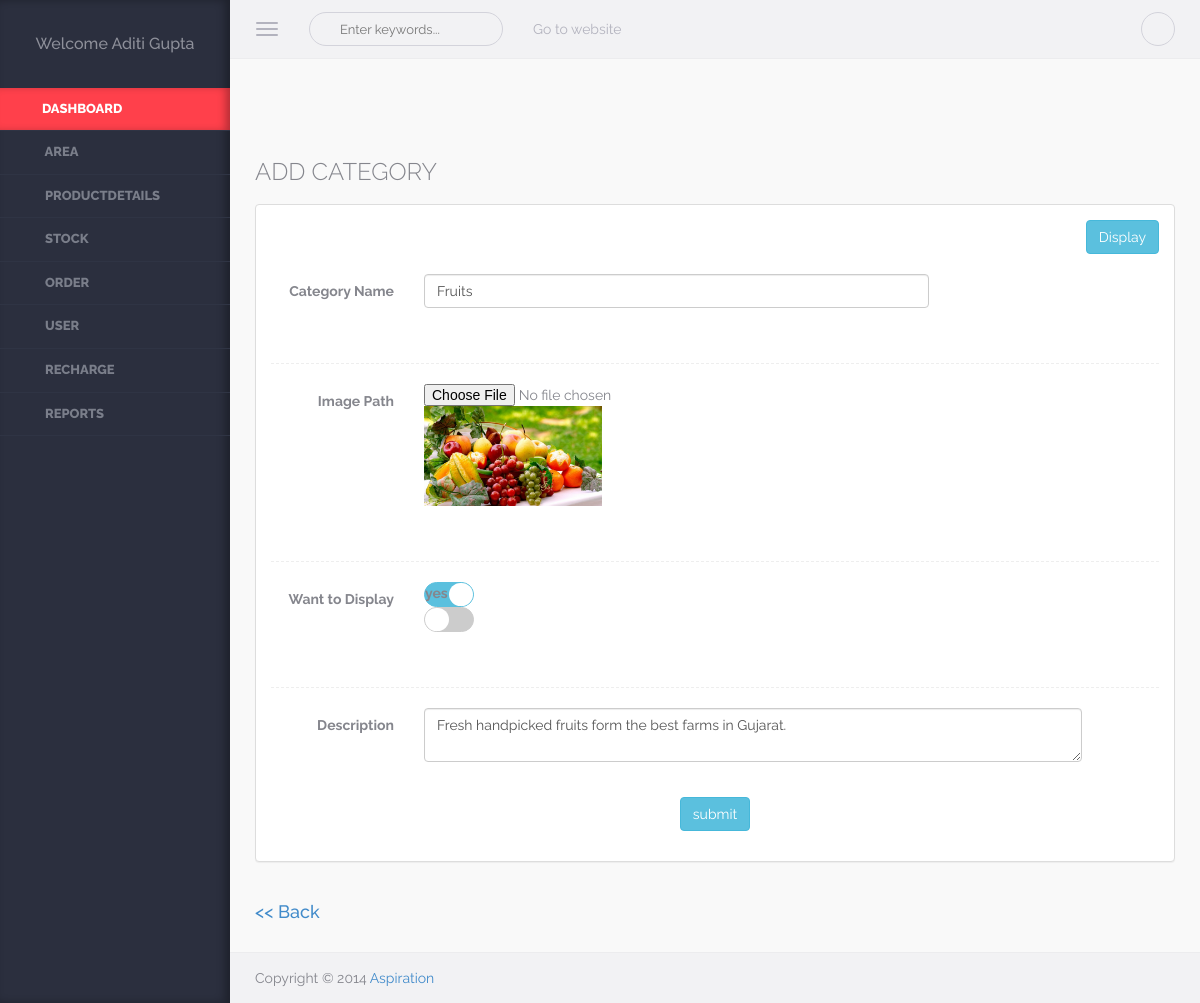
/admin/edit_category.php?Id=2 (signed in), run on the app's committed database.
### tables this page shows
CREATE TABLE `user` (
  `Userid` int(5) NOT NULL,
  `Username` varchar(50) NOT NULL,
  `Password` varchar(8) NOT NULL,
  `Usertypeid` int(5) NOT NULL,
  `Fname` varchar(50) NOT NULL,
  `Lname` varchar(50) NOT NULL,
  `Mobileno` bigint(10) NOT NULL,
  `Address` varchar(100) NOT NULL,
  `Areaid` int(5) NOT NULL,
  `Email` varchar(50) NOT NULL,
  `DOB` date NOT NULL,
  `DOL` datetime NOT NULL,
  `Visitcnt` int(5) NOT NULL,
  `Isauthenticate` bit(1) NOT NULL
);

CREATE TABLE `category` (
  `Categoryid` int(5) NOT NULL,
  `Categoryname` varchar(50) NOT NULL,
  `Imagepath` varchar(50) NOT NULL,
  `Isdisplay` bit(1) NOT NULL,
  `Description` varchar(100) NOT NULL
);

### Class/User.php (called while the page is built, shortened)
<?php
class User
{
	public function display1($uid)
	{
			$conn=new mysqli("localhost","root","","db_alboutveggies");
			$qry="SELECT Fname,Lname,Mobileno,Address,Email FROM User WHERE Userid=".$uid;
			$data=mysqli_query($conn,$qry);
			return $data;
				}
}
?>

### Class/Category.php (called while the page is built, shortened)
<?php
class Category
{
	public function select($rec)
	{
		$conn=new mysqli("localhost","root","","db_alboutveggies");
		$qry="SELECT * FROM `category` WHERE `Categoryid`=".$rec;
		$data=mysqli_query($conn,$qry);
		return $data;
	}
}
?>

### admin/edit_category.php (the view, shortened to what this page needs)
<?php
	include_once("header.php");
?>
<div class="warper container-fluid">
<br><br><br>
<?php
include_once("../class/Category.php");
$obj=new category();
$cid=$img=$isd=$cnm=$des=$chy=$chn="";
$imgs=$imgt=$imgtmp=$a="";
if(isset($_GET["Id"]))
{
	$cid=$_GET["Id"];
	$rec=$obj->select($cid);
	while($result=mysqli_fetch_array($rec))
	{
		$cnm=$result[1];
		$img=$result[2];
		$a=$img;
		$des=$result[4];
	}
}
?>
<div class="page-header"><h3>ADD CATEGORY</h3></div>
	  		<div class="row">
               <div class="col-md-12">
                 	<div class="panel panel-default">
					 <div class="panel-body">
	<form class="form-horizontal" method="post">
	<div align="right">
            <input type="submit" class="btn btn-info" Name="btnDis" value="Display">
	 </div>
	</form>
	   <br>
   	<form class="form-horizontal" method="post" enctype="multipart/form-data">
		 <div class="form-group">
       <label class="col-sm-2 control-label">Category Name</label>
		<div class="col-sm-7">
       <input type="text" class="form-control tagsinput" Name="txtCnm" value="<?php echo $cnm;?>" placeholder="category name" required>
		</div>
         </div>
         <br />
		  <hr class="dotted"></hr>
		 <div class="form-group">
       <label class="col-sm-2 control-label">Image Path</label>
		<div class="col-sm-7">
		<input type="file" Name="txtFile" >
           	<img src="<?php echo $a; ?>" height="100" weight="100" />
		</div>
         </div>
		<br/>
		 <hr class="dotted"></hr>
        <div class="form-group">
		<label class="col-sm-2 control-label">Want to Display</label>
										<div class="col-sm-2">
                                        <div class="switch-button info showcase-switch-button">
                                            <label for="switch-button-6">yes</label>&nbsp;&nbsp;&nbsp;&nbsp;&nbsp;
                                            <label for="switch-button-7">no</label>
                                        </div>
                                     </div>
		</div>
		<br />
		<hr class="dotted"></hr>
		<div class="form-group">
       <label class="col-sm-2 control-label">Description</label>
		<div class="col-lg-9">
       <textarea  class="form-control tagsinput" Name="textDes" required><?php echo $des;?></textarea>
		</div>
         </div>
		<br />
       <div class="form-group">
	   <div align="center">
      <input type="submit" class="btn btn-info" Name="btnSub" value="submit">
	  </div>
	  </div>
			 	</form>
					</div>
					</div>
            </div>
			</div>
<a href='index.php' ><h4>&lt;&lt;&nbsp;Back</h4></a>
</div>
			<?php
	include_once("footer.php");
?>
</body>
</html>

### admin/header.php (shortened to what this page needs)
<!DOCTYPE html>
<html lang="en">
<head>
    <link rel="stylesheet" href="assets/css/plugins/typeahead/typeahead.css" />
    <link rel="stylesheet" href="assets/css/switch-buttons/switch-buttons.css" />
	<link rel="stylesheet" href="assets/css/bootstrap/bootstrap.css" />
    <link rel="stylesheet" href="assets/css/fontawesome/font-awesome.css" />
    <link rel="stylesheet" href="assets/css/plugins/bootstrap-tagsinput/bootstrap-tagsinput.css" />
    <link rel="stylesheet" href="assets/css/plugins/bootstrap-chosen/chosen.css" />
    <link rel="stylesheet" href="assets/css/plugins/bootstrap-datetimepicker/bootstrap-datetimepicker.css" />
    <link rel="stylesheet" href="assets/css/plugins/calendar/calendar.css" />
    <link rel="stylesheet" href="assets/css/app/app.v1.css" />
</head>
<body >
<?php
		include_once("../class/User.php");
	$obj=new User();
	$Uid=$_SESSION["uid"];
$Utid=$_SESSION["utid"];
	$rec=$obj->display1($Uid);
$data="	<aside class='left-panel'>
            <div class='user text-center'>";
	if($result=mysqli_fetch_array($rec))
	{
				$data.="<h4 class='user-name'>Welcome ".$result[0]."&nbsp;".$result[1]."</h4>";
	}
	$data.="</div>
	<nav class='navigation'>
            	<ul class='list-unstyled'>
                	<li class='active'><a href='index.php'><i class='fa fa-bookmark-o'></i><span class='nav-label'>Dashboard</span></a></li>
               ";
    if($Utid==1)
	{
       $data.="
                    <li class='has-submenu'><a href='#'><i class='fa fa-map-marker'></i> <span class='nav-label'>Area</span></a>
                    	<ul class='list-unstyled'>
						<li><a href='edit_area.php'>Add Area</a></li>
                        	<li><a href='display_area.php'>Area</a></li>
							                         </ul>
                    </li>
					<li class='has-submenu'><a href='#'><i class='fa fa-file-text-o'></i> <span class='nav-label'>Productdetails</span></a>
                    	<ul class='list-unstyled'>
						<li><a href='edit_category.php'>Add category</a></li>
						<li><a href='display_category.php'>Category</a></li>
						<li><a href='edit_product.php'>Add product</a></li>
						<li><a href='display_productcategory.php'>Product</a></li>
                            </ul>
					</li>
					<li class='has-submenu'><a href='#'><i class='fa fa-file-text-o'></i> <span class='nav-label'>Stock</span></a>
                    	<ul class='list-unstyled'>
						<li><a href='edit_measuretype.php'>Add Measuretype</a></li>
						<li><a href='display_measuretype.php'>Measuretype</a></li>
						<li><a href='edit_stock.php'>Add Stock</a></li>
						<li><a href='display_stock.php'>Stock</a></li>
						</ul>
					</li>
					<li class='has-submenu'><a href='#'><i class='fa fa-file-text-o'></i> <span class='nav-label'>Order</span></a>
                    	<ul class='list-unstyled'>
						<li><a href='display_order.php'>Order</a></li>
                            <li><a href='display_orderdetail.php'>Orderdetail</a></li>
                            <li><a href='display_orderstatus.php'>Orderstatus</a></li>
<li><a href='todayorderA.php'>Today Order</a></li>
							</ul>
					</li>
					<li class='has-submenu'><a href='display_user.php'><i class='fa fa-users'></i> <span class='nav-label'>User</span></a>
                    						</li>
				<li class='has-submenu'><a href='display_recharge.php'><i class='fa fa-money'></i> <span class='nav-label'>Recharge</span></a>
                    	</li>
					<li class='has-submenu'><a href='report.php'><i class='fa fa-users'></i> <span class='nav-label'>Reports</span></a>
                    						</li>
				";
	}
	else
	{
	$data.="	<li class='has-submenu'><a href='todayorderS.php'><i class='fa fa-child'></i> <span class='nav-label'>Today Order</span></a>
                    						</li>
				<li class='has-submenu'><a href='myorder.php'><i class='fa fa-child'></i> <span class='nav-label'>Past Order</span></a>
                    	</li>";
	}
	 $data.="    </ul>
            </nav>
    </aside>";
	echo $data;
  ?>
    <section class="content">
        <header class="top-head container-fluid">
            <button type="button" class="navbar-toggle pull-left">
                <span class="icon-bar"></span>
                <span class="icon-bar"></span>
                <span class="icon-bar"></span>
            </button>
            <form role="search" class="navbar-left app-search pull-left hidden-xs">
              <input type="text" placeholder="Enter keywords..." class="form-control form-control-circle">
         	</form>
            <nav class=" navbar-default hidden-xs" role="navigation">
                <ul class="nav navbar-nav">
                <li><a href="../website/index.php">Go to website</a></li>
              </ul>
            </nav>
            <ul class="nav-toolbar">
            	                <li class="dropdown"><a href="#" data-toggle="dropdown"><i class="fa fa-ellipsis-v"></i></a>
                </li>
            </ul>
        </header>

### admin/assets/css/switch-buttons/switch-buttons.css (style rules this page uses)
.switch-button { display:inline-block; }
.switch-button label { position:relative; background-color:#CCC; border:1px solid #ccc; vertical-align:middle; width:50px; height:25px; margin:0px; cursor:pointer; -webkit-border-radius: 60px; -moz-border-radius: 60px; -ms-border-radius: 60px; -o-border-radius: 60px; border-radius: 60px; -webkit-transition: all 0.4s; -moz-transition: all 0.4s; -o-transition: all 0.4s; transition: all 0.4s; }
.switch-button label:after { background-color:#fff; height:100%; position:absolute; top:0px; left:0px; width:50%; content:""; -webkit-border-radius: 60px; -moz-border-radius: 60px; -ms-border-radius: 60px; -o-border-radius: 60px; border-radius: 60px; -webkit-transition: all 0.4s; -moz-transition: all 0.4s; -o-transition: all 0.4s; transition: all 0.4s; }
.switch-button input:checked + label { background-color:#27C24C; border-color:#27C24C; }
.switch-button input:checked + label:after { margin-left:50%; -webkit-transition: all 0.4s; -moz-transition: all 0.4s; -o-transition: all 0.4s; transition: all 0.4s; }
.switch-button.info input:checked + label { background-color:#5bc0de; border-color:#5bc0de; }

### admin/assets/css/app/app.v1.css (style rules this page uses)
body { background-color:#f9f9f9; color:#85868d; font-family: 'Raleway', sans-serif; position:relative; }
body, html { overflow-x:hidden; }
aside.left-panel { background-color:#2b2f3e; width:230px; position:fixed; padding:25px 0px; box-shadow:inset -5px 0px 8px rgba(0,0,0,0.3); height:100%; top:0px; left:0px; }
.user { margin-bottom:35px; }
.user h4.user-name { color:#8e909a; font-size:16px; }
.navigation { margin:20px 0px; }
.navigation > ul > li { position:relative; }
.navigation > ul > li.has-submenu:after { content:"\f105"; font-family: 'FontAwesome'; display:inline-block; position:absolute; color:#7a7e8a; right:15px; transition: all 0.4s; -moz-transition: all 0.4s; -webkit-transition: all 0.4s; -o-transition: all 0.4s; top:10px; visibility:hidden; }
.navigation > ul > li > a { display:block; padding:12px 25px; color:#7a7e8a; text-transform:uppercase; font-size:13px; text-decoration:none; font-weight:800; border-bottom:1px solid #2f3444; transition: all 0.4s; -moz-transition: all 0.4s; -webkit-transition: all 0.4s; -o-transition: all 0.4s; }
.navigation > ul > li:hover > a, .navigation > ul > li.active:hover > a, .navigation > ul > li.active > a { color:#fff; background-color: #ff404b; -webkit-box-shadow: inset -6px 0 8px -2px rgba(0,0,0,0.3); box-shadow: inset -6px 0 8px -2px rgba(0,0,0,0.3); }
.navigation ul li a i { margin-right:6px; font-size:14px; }
header { background-color:#f2f2f4; border-bottom:1px solid #ececee; padding-top:4px; padding-bottom:4px; }
.navbar-toggle { margin:8px 20px 8px 0px; display:block; padding-left:0px; }
.navbar-toggle .icon-bar { background-color:#b3b3be; }
.app-search { position:relative; margin-top:8px; margin-bottom:8px; margin-right:15px; }
.app-search .form-control, .app-search .form-control:focus { border:1px solid #d3d3db; font-size:13px; color:#c4c4cd; padding-left:30px; background:none; box-shadow:none; }
.app-search:before { content:"\f002"; position:absolute; left:12px; font-family: FontAwesome; cursor:pointer; top:7px; color:#c4c4cd; display:inline-block; }
header .navbar-default .navbar-nav > li > a { color:#b3b3be; }
.nav-toolbar { margin:8px 0px; float:right; }
.nav-toolbar > li { padding:0px; display:inline-block; margin-left:5px; position:relative; list-style:none; }
.nav-toolbar > li > a { color:#d3d3db; font-size:18px; border:1px solid #d3d3db; border-radius:50px; height:34px; width:34px; text-align:center; display:block; padding:4px; }
.content { margin-left:230px; }
.content > .container-fluid { padding-left:25px; padding-right:25px; }
.warper { padding-top:20px; padding-bottom:20px; min-height:550px; }
.page-header { margin:0px; border:0px; }
.page-header * { font-weight:300; }
.btn-circle, .form-control-circle, .btn-group .btn-circle:first-child:not(:last-child):not(.dropdown-toggle) { border-radius:50px; }
.panel { margin-bottom:30px; }
hr.dotted { border-style:dashed; }
.showcase-switch-button { margin-right:15px; }

### data on the page
user: Fname "Aditi", Lname "Gupta"
category: txtCnm "Fruits", Imagepath (picture), textDes "Fresh handpicked fruits form the best farms in Gujarat."
